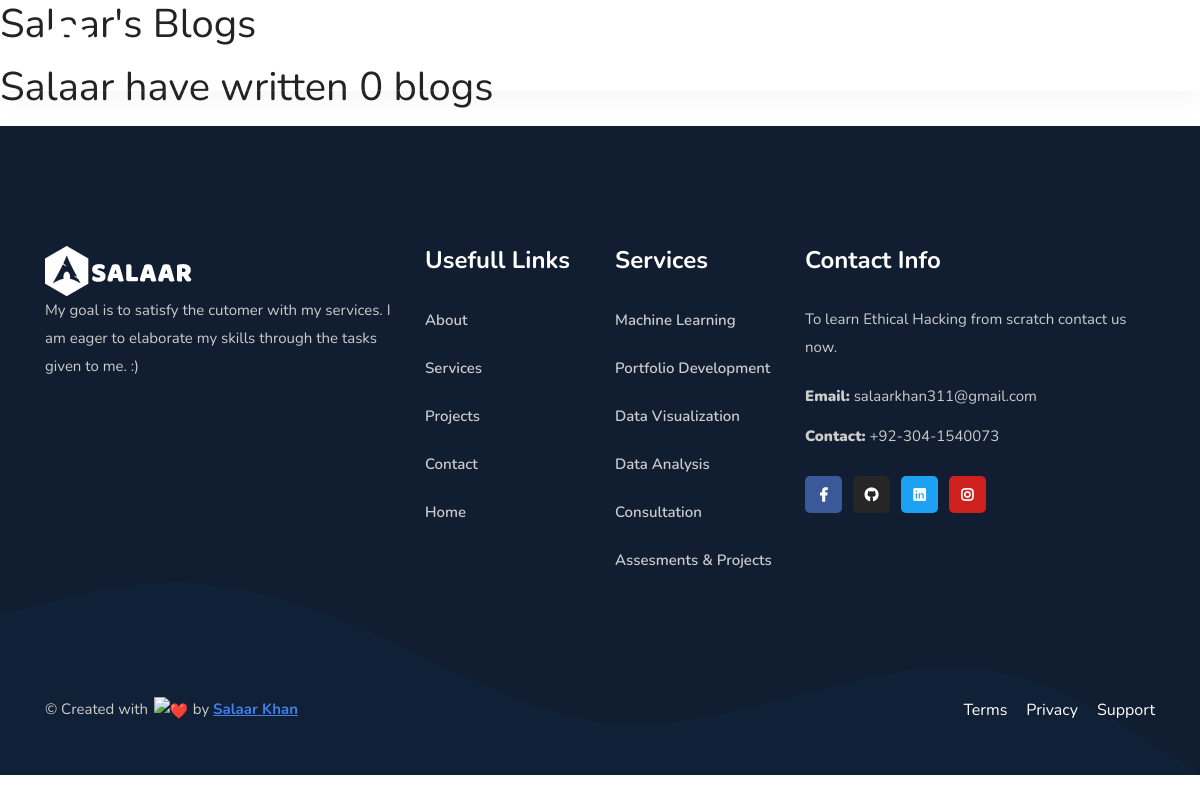
Page /blog/ on the earlier database version.
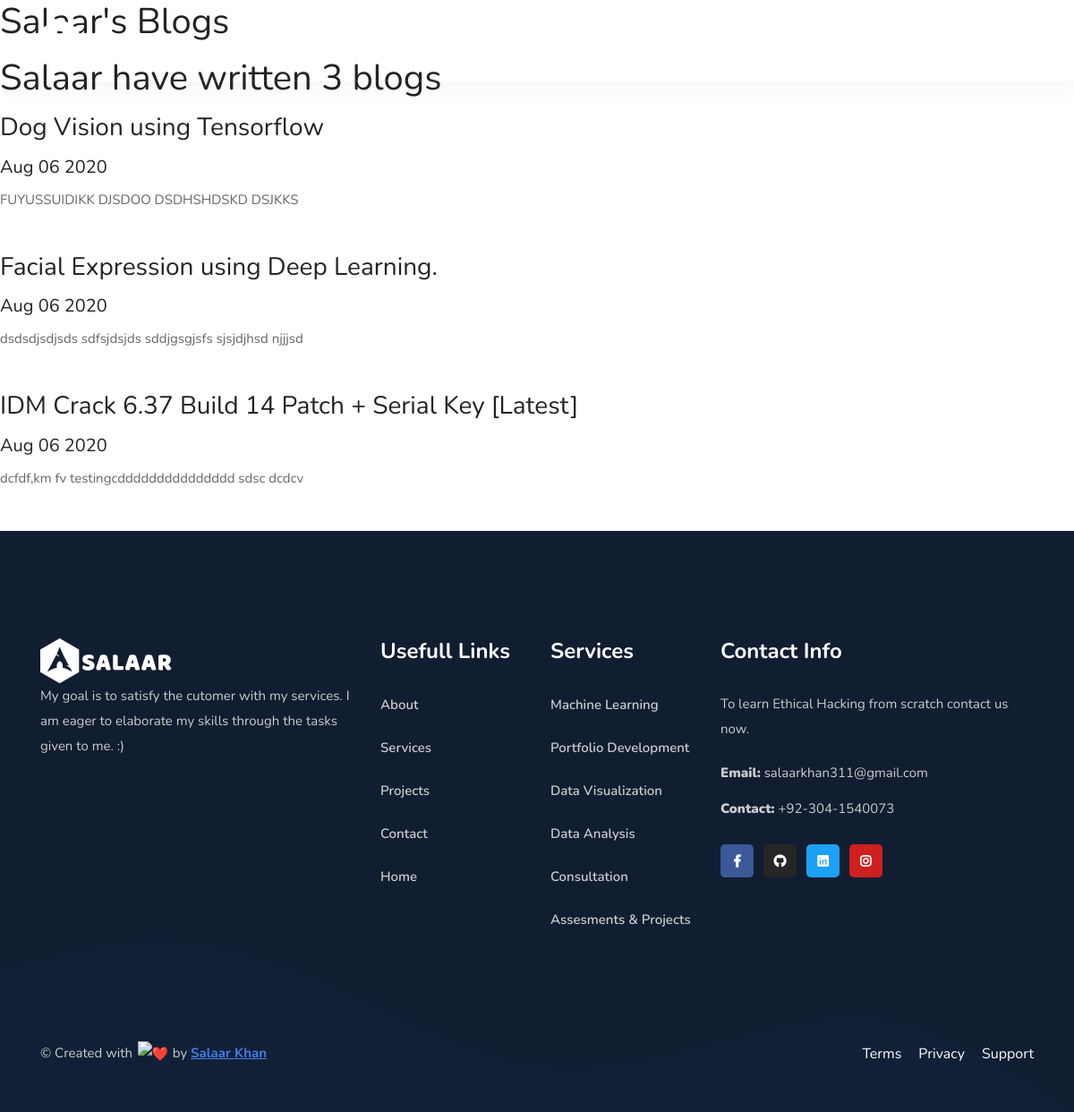
Same page on the later database version.
### blog/models.py (models this page shows, shortened)
class Blog(models.Model):
    title = models.CharField(max_length=100)
    date = models.DateField()
    description = models.TextField(max_length=5000)

### blog/views.py (the view)
# urls.py: path('', views.all_blogs, name='all_blogs'),
def all_blogs(request):
    blogs = Blog.objects.order_by('-date')
    return render(request, 'blog/all_blogs.html', {'blogs': blogs})

### blog/templates/blog/all_blogs.html
{% extends 'portfolio/base.html' %}
{% block content %}
<h1>Salaar's Blogs</h1>
<h1>Salaar have written {{ blogs.count }} blog{{ blogs|pluralize}}</h1>
{% for blog in blogs %}
<a href="{% url 'blog:details' blog.id %}"><h3>{{ blog.title }}</h3></a>
<h5>{{ blog.date|date:'M d Y' }}</h5>
<p>{{ blog.description|striptags|truncatechars:100 }} </p>
<br>
{% endfor %}
{% endblock %}

Differences in the rows shown:
added Blog: title "Dog Vision using Tensorflow", date "Aug 06 2020", description "FUYUSSUIDIKK DJSDOO DSDHSHDSKD DSJKKS"
added Blog: title "Facial Expression using Deep Learning.", date "Aug 06 2020", description "dsdsdjsdjsds sdfsjdsjds sddjgsgjsfs sjsjdjhsd njjjsd"
added Blog: title "IDM Crack 6.37 Build 14 Patch + Serial Key [Latest]", date "Aug 06 2020", description "dcfdf,km fv testingcddddddddddddddd sdsc dcdcv"
Other differences:
{{ blogs.count }}: "0" → "3"
